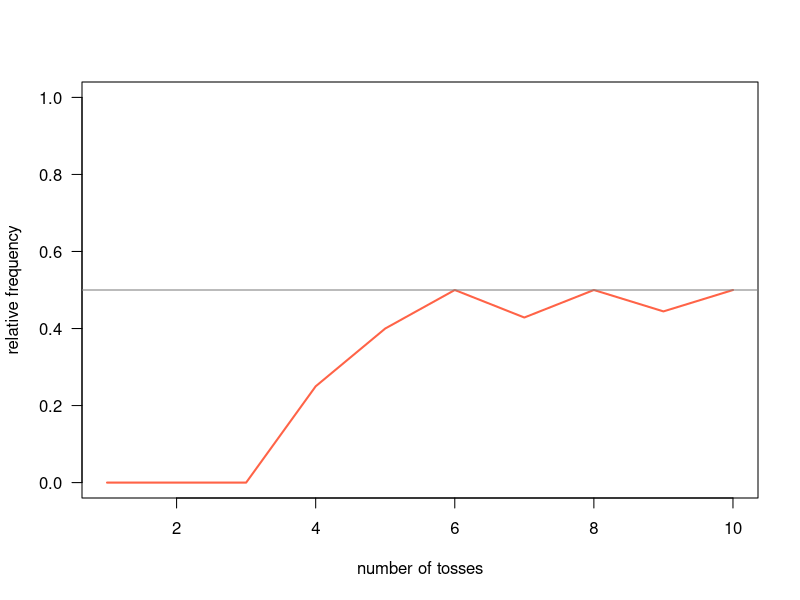

This chart was generated by the following R code:
### coin flipping simulation

coin <- c('heads', 'tails')
num_flips <- 10
flips <- sample(coin, size = num_flips, replace = TRUE)
flips

# number of heads and tails
freqs <- table(flips)
freqs

# relative frequency of heads
heads_freq <- cumsum(flips == 'heads') / 1:num_flips

# graph
plot(heads_freq,      # vector
     type = 'l',      # line type
     lwd = 2,         # width of line
     col = 'tomato',  # color of line
     las = 1,         # orientation of tick-mark labels
     ylim = c(0, 1),  # range of y-axis
     xlab = "number of tosses",    # x-axis label
     ylab = "relative frequency")  # y-axis label
abline(h = 0.5, col = 'gray50')
